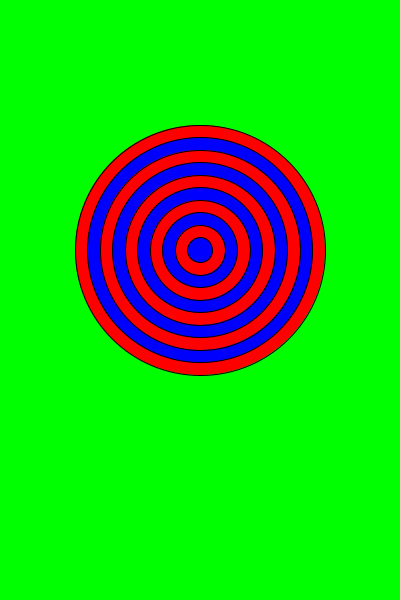
Frame 1 (no input)
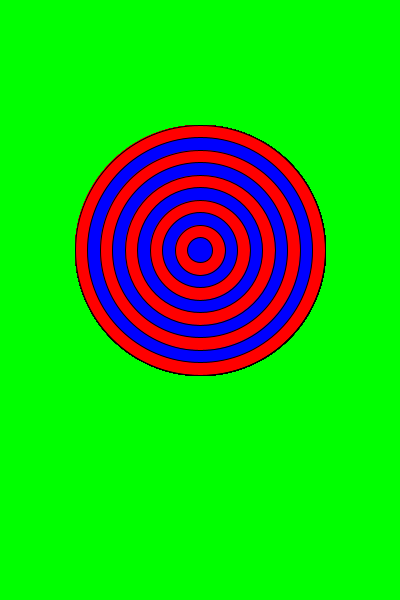
Frame 60 (the mouse pressed at the canvas centre just before this capture)
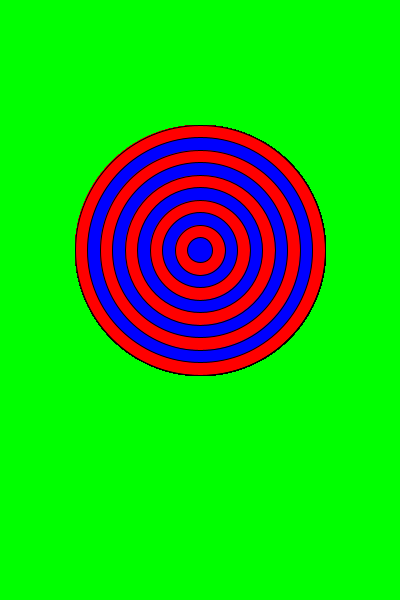
Frame 120 (the mouse held since frame 60 and released just before this capture)

The Processing sketch that drew these frames (run headless with seeded random() and noise(); from frame 60 on, the mouse is pressed at the canvas centre):

// Processing sketch: Bullseye
// ── Bullseye.pde
void setup() {

  size(400, 600);
  background(0, 255, 0);
}

void draw() {
  for (int i = 10; i > 0; i--) {    
    if (i%2==0) {
      fill(255, 0, 0);
    }
    else {
      fill(0, 0, 255);                 

      
    }
    ellipse(200, 250, 25*i, 25*i);
  }}
